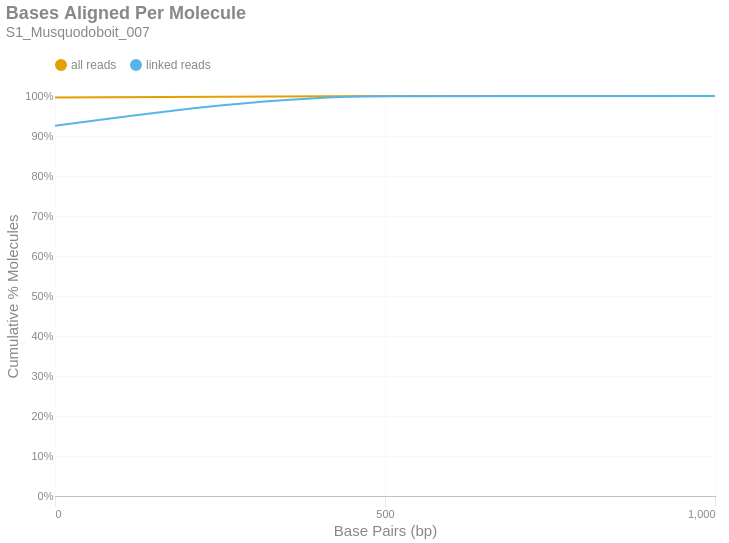

Write notebook code for a chart like this one.
### Markdown cell above
### Bases Aligned Per Molecule
This is a cumulative frequency distribution showing the number of base pairs aligned per unique molecule. These data are shown in 500 bp bins. There are two distributions: one with `all reads` (yellow) and another with only `linked reads` (blue). The percent of molecules in the `linked reads` distribution is relative to the total number of linked molecules.

### Code cell
if SKIPLR:
    print_html(f"Skipped")
else:
    binned_df = consolidated_hist(valids['aligned_bp'], mask, 500, True)
    with SafeRender(binned_df):
        (
            density_plot(binned_df, 'Bases Aligned Per Molecule', samplename, 'basesper')
            .encode(
                x=alt.X('bin:Q', title="Base Pairs (bp)").axis(tickMinStep=500).scale(padding=0),
                y=alt.Y('value:Q', title='Cumulative % Molecules')
                    .axis(format='%')
                    .scale(domain = [0,1])
                    .stack(False),
                color=alt.Color("key:N").scale(domain = ["all reads", "linked reads"]),
                tooltip = [
                    alt.Tooltip("key:N", title = "Data Type"),
                    alt.Tooltip("range_label:N", title="Bases Aligned Per Molecule"),
                    alt.Tooltip("value:Q", format = ".2%", title="% Molecules (Cum.)")
                ]
            )
        ).display()

### Figure 1 — Vega-Lite specification as saved in the notebook (floating-point values rounded to 4 significant figures)
{"width": "container", "height": 400, "config": {"title": {"anchor": "start", "dy": -15, "fontSize": 18, "color": "#888888", "subtitleColor": "#888888", "subtitleFontSize": 14}, "arc": {"fill": "#0072B2"}, "axis": {"domainColor": "#888888", "domainWidth": 0.5, "gridWidth": 0.2, "grid": false, "titleFontWeight": 400, "titleFontSize": 15, "labelFontSize": 11, "labelColor": "#888888", "tickColor": "#888888", "tickWidth": 0.2, "titleColor": "#888888"}, "axisBand": {"grid": false}, "axisX": {"grid": true, "tickSize": 10, "domainCap": "round"}, "axisY": {"domain": false, "grid": true, "tickSize": 0, "domainCap": "round"}, "background": "transparent", "header": {"labelFontSize": 15, "labelColor": "#888888", "titleFontSize": 15, "titleFontWeight": 600, "titleColor": "#888888"}, "legend": {"labelFont": "sans-serif", "labelFontSize": 12, "labelColor": "#888888", "symbolSize": 100, "symbolType": "circle", "titleFontSize": 12, "titlePadding": 10, "titleColor": "#888888", "title": null, "orient": "top"}, "range": {"category": ["#E69F00", "#56B4E9", "#009E73", "#F0E442", "#0072B2", "#D55E00", "#CC79A7", "#000000"], "diverging": ["#cfe8f3", "#a2d4ec", "#73bfe2", "#46abdb", "#1696d2", "#12719e"]}, "area": {"fill": "#0072B2", "fillOpacity": 0.7, "line": true, "strokeOpacity": 0.7}, "line": {"color": "#0072B2", "stroke": "#0072B2", "strokeWidth": 2}, "trail": {"color": "#0072B2", "stroke": "#0072B2", "strokeWidth": 0, "size": 1}, "point": {"filled": true, "fillOpacity": 1.0, "size": 95}, "text": {"color": "#888888", "fontSize": 11, "align": "right", "fontWeight": 400, "size": 11}, "bar": {"fill": "#0072B2", "stroke": null}, "view": {"stroke": null, "continuousWidth": 660, "continuousHeight": 400}}, "data": {"name": "data-f861070a0ef9d464e6e3101f415cce95"}, "mark": {"type": "line", "interpolate": "monotone", "point": {"opacity": 0, "size": 275}}, "encoding": {"color": {"field": "key", "scale": {"domain": ["all reads", "linked reads"]}, "type": "nominal"}, "tooltip": [{"field": "key", "title": "Data Type", "type": "nominal"}, {"field": "range_label", "title": "Bases Aligned Per Molecule", "type": "nominal"}, {"field": "value", "format": ".2%", "title": "% Molecules (Cum.)", "type": "quantitative"}], "x": {"axis": {"tickMinStep": 500}, "field": "bin", "scale": {"padding": 0}, "title": "Base Pairs (bp)", "type": "quantitative"}, "y": {"axis": {"format": "%"}, "field": "value", "scale": {"domain": [0, 1]}, "stack": false, "title": "Cumulative % Molecules", "type": "quantitative"}}, "params": [{"name": "param_c36ac31b6afebe62", "select": {"type": "point", "fields": ["key"]}, "bind": "legend"}], "title": {"text": "Bases Aligned Per Molecule", "subtitle": "S1_Musquodoboit_007"}, "transform": [{"fold": ["all reads (cumsum)", "linked reads (cumsum)"]}, {"calculate": "replace(datum.key, ' (cumsum)', '')", "as": "key"}, {"filter": {"param": "param_c36ac31b6afebe62"}}], "usermeta": {"embedOptions": {"downloadFileName": "S1_Musquodoboit_007.basesper"}}, "$schema": "https://vega.github.io/schema/vega-lite/v6.1.0.json", "datasets": {"data-f861070a0ef9d464e6e3101f415cce95": [{"bin": "0.0", "interval": "0.0-500.0", "all reads": 0.9961, "linked reads": 0.9254, "all reads (cumsum)": 0.9961, "linked reads (cumsum)": 0.9254, "range_label": "0-499"}, {"bin": "500.0", "interval": "500.0-1000.0", "all reads": 0.003847, "linked reads": 0.07408, "all reads (cumsum)": 1.0, "linked reads (cumsum)": 0.9995, "range_label": "500-999"}, {"bin": "1000.0", "interval": "1000.0-1500.0", "all reads": 3.238e-05, "linked reads": 0.0005245, "all reads (cumsum)": 1.0, "linked reads (cumsum)": 1.0, "range_label": "1000-1499"}]}}
